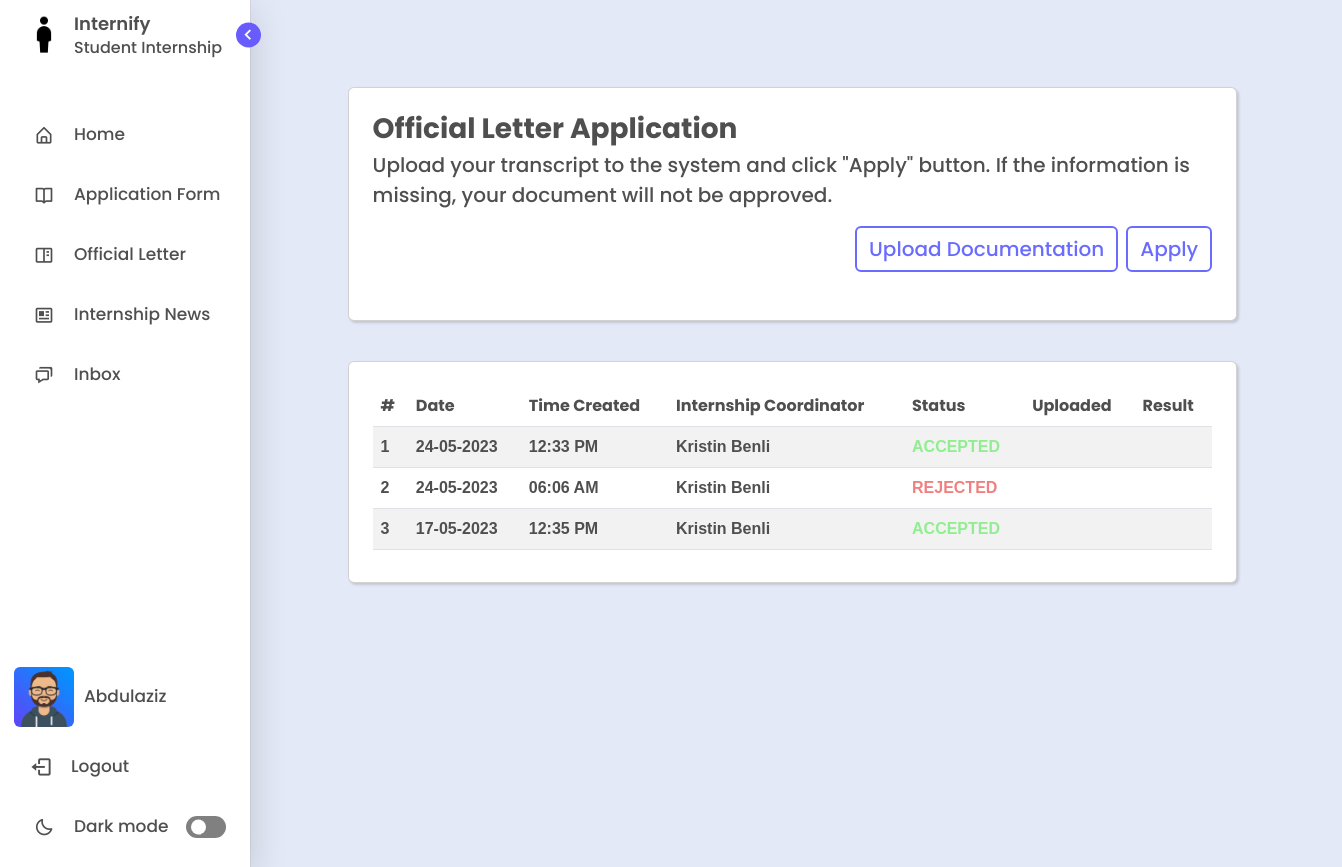
The app's page /official-letter/ (signed in), older data.
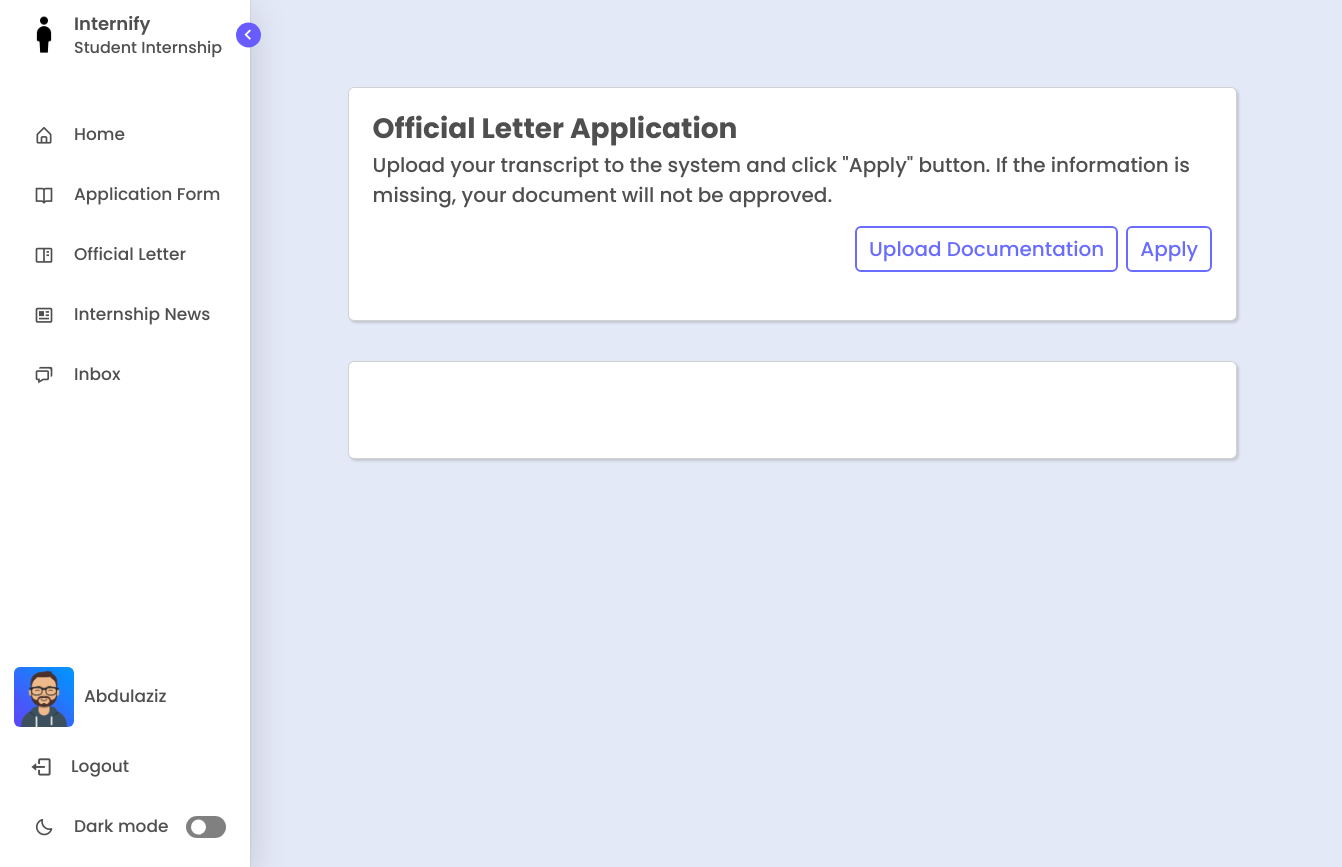
The same page, newer data.
### management/models.py (models this page shows, shortened)
class User(AbstractBaseUser, PermissionsMixin):
    GENDER_CHOICES = (
        ('M', 'Male'),
        ('F', 'Female'),
    )
    first_name = models.CharField(max_length=100)
    last_name = models.CharField(max_length=100)
    email = models.EmailField(unique=True)
    gender = models.CharField(max_length=1, choices=GENDER_CHOICES)
    photo = models.ImageField(upload_to='users', null=True, blank=True)
    last_login = models.DateTimeField(auto_now=True)
    is_active = models.BooleanField(default=True)
    is_staff = models.BooleanField(default=False)
    is_superuser = models.BooleanField(default=False)
    objects = CustomUserManager()
    USERNAME_FIELD = 'email'
    REQUIRED_FIELDS = ['first_name', 'last_name', 'gender',  'password']

class BaseAbstractModel(models.Model):
    is_visible = models.BooleanField(default=True, verbose_name='Visibility')
    date_created = models.DateTimeField(auto_now_add=True)
    date_updated = models.DateTimeField(auto_now=True)
    class Meta:
        abstract = True

class Application(BaseAbstractModel):
    STATUS_CHOICES = (
        ('W', 'Waiting'),
        ('R', 'Rejected'),
        ('P', 'Pending'),
        ('A', 'Accepted'),
    )
    TYPE_CHOICES = (
        ('L', 'Letter'),
        ('I', 'Internship'),
    )
    student = models.ForeignKey(Student, on_delete=CASCADE)
    coordinator = models.ForeignKey(InternshipCoordinator, on_delete=CASCADE)
    employee = models.ForeignKey(CareerCenterEmployee, on_delete=CASCADE)
    status = models.CharField(max_length=1, choices=STATUS_CHOICES)
    type = models.CharField(max_length=1, choices=TYPE_CHOICES, default='I')

class InternshipCoordinator(BaseAbstractModel):
    coordinator_id = models.CharField(max_length=20, primary_key=True, unique=True)
    department = models.ForeignKey(Department, on_delete=CASCADE)
    faculty = models.ForeignKey(Faculty, on_delete=CASCADE)
    user = models.ForeignKey(User, on_delete=CASCADE)

### management/views.py (the view, shortened to what this page needs)
# urls.py: path('official-letter/', views.officialletter, name = "officialletter"),
def officialletter(request):
	user = request.user
	student = Student.objects.get(user=user)
	applications = Application.objects.filter(student=student, type='L').order_by('-date_created')
	documents = Document.objects.filter(application__in=applications)
	context = {
		'applications': applications,
		'documents': documents
	}
	return render(request, "student/officialletter.html", context)

### templates/student/officialletter.html (shortened to what this page needs)
{% extends "layout.html" %}
{% load l10n %}
{% load static %}
{% block content %}
  <div class="home" style="margin-left:11%; margin-top:5%;">
    <div class="float-container">
      <div class="float-child-left">
        <div class="col-lg-12">
          <div class="card p-4">
            <header class = "mb-4" style="text-align: start;">
              <form enctype="multipart/form-data" action="{% url 'officialletter' %}" method="POST">
              <a>
                <h3 class="fw-bolder mb-1 text">Official Letter Application</h3>
              </a>
              <p class="text lead">Upload your transcript to the system and click "Apply" button. If the information is missing, your document will not be approved.</p>
              <button type="submit" class="btn btn-outline-primary" style="float:right;">
                <span class="d-none d-sm-block"> Apply</span>
              </button>
                <label for="upload" class="btn btn-outline-primary me-2" tabindex="0" style="float:right;">
                  <span class="d-none d-sm-block">Upload Documentation</span>
                </label>
              </form>
             </header>
          </div>
          <div class="col-lg-12">
            <div class="card p-4" style="margin-top:40px; max-height: 500px; overflow-y: scroll;">
              <header class = "mb-2" style="text-align: start;">
                <table id="example" class="table table-striped" style="width:100%; margin-bottom: auto;">
                  {% if applications.count > 0 %}
                  <thead>
                    <tr>
                      <th class="text" style="font-weight: bold;">#</th>
                      <th class="text" style="font-weight: bold;">Date</th>
                      <th class="text" style="font-weight: bold;">Time Created</th>
                      <th class="text" style="font-weight: bold;">Internship Coordinator</th>
                      <th class="text" style="font-weight: bold;">Status</th>
					  <th class="text" style="font-weight: bold;">Uploaded</th>
					  <th class="text" style="font-weight: bold;">Result</th>
                    </tr>
                  </thead>
				  <tbody>
                      {% for application in applications %}
                        <tr>
                          <td class="text" style="font-weight: bold; font-family:Arial, Helvetica, sans-serif;">{{forloop.counter}}</td>
                          <td class="text" style="font-weight: bold; font-family:Arial, Helvetica, sans-serif;">{{application.date_created|date:"d-m-Y" }}</td>
                          <td class="text" style="font-weight: bold; font-family:Arial, Helvetica, sans-serif;">{{application.date_created|date:"h:i A"}}</td>
                          <td class="text" style="font-weight: bold; font-family:Arial, Helvetica, sans-serif;">{{application.coordinator.user.first_name}} {{application.coordinator.user.last_name}}</td>
						  {% if application.status == 'W' %}
                            <td>
                              <span style="color: lightskyblue; font-weight: bold; font-family: Arial, Helvetica, sans-serif;">
                                WAITING
                              </span>
                            </td>
							<td>
								{% for document in documents %}
									{% if document.application.id == application.id and document.type == 'S' %}
										<a href="{{document.document.url}}" target="_blank" class="text" style="text-decoration: none;">
											<span><i class='bx bx-show'></i></span>
										</a>
									{% endif %}
								{% endfor %}
							</td>
							<td></td>
                          {% elif application.status == 'A' %}
                            <td>
                              <span style="color: lightgreen; font-weight: bold; font-family: Arial, Helvetica, sans-serif;">
                                ACCEPTED
                              </span>
                            </td>
							<td>
							</td>
							<td>
							</td>
						{% else %}
                            <td>
                              <span style="color: lightcoral; font-weight: bold; font-family: Arial, Helvetica, sans-serif;">
                                REJECTED
                              </span>
                            </td>
							<td>
							</td>
							<td></td>
                          {% endif %}
                        </tr>
						{% endfor %}
					</tbody>
                    {% else %}
					<tr>
                      <p class='text-center text-white'>No records!</p>
                    </tr>
                    {% endif %}
                </table>
              </header>
            </div>
          </div>
        </div>
      </div>
    </div>
  </div>
  {% endblock content %}

### templates/layout.html (shortened to what this page needs)
{% load static %}
<!DOCTYPE html>
<html lang="en">
<head>
    <link href="https://cdn.jsdelivr.net/npm/bootstrap@5.3.0-alpha3/dist/css/bootstrap.min.css" rel="stylesheet">
    <link href='https://unpkg.com/boxicons@2.0.7/css/boxicons.min.css' rel='stylesheet'>
    <link href="https://maxcdn.bootstrapcdn.com/font-awesome/4.3.0/css/font-awesome.min.css" rel="stylesheet">
</head>
<body>
    {% include 'includes/sidebar.html' %}
    {% block content %}{% endblock content %}
</body>
</html>

### templates/includes/sidebar.html (shortened to what this page needs)
<!DOCTYPE html>
{% load static %}
<html lang="en">
<head>
    <link href='https://unpkg.com/boxicons@2.1.1/css/boxicons.min.css' rel='stylesheet'>
</head>
<body>
    <nav class="sidebar open">
        <header>
            <div class="image-text">
                <span class="image">
                    <a href="/home"><img id="my-image" src="{% static 'assets/img/logo.png' %}" alt=""></a>
                </span>
                <div class="text logo-text">
                    <a href="/home" style="text-decoration: none; color: var(--text-color);"><span class="name">Internify</span></a>
                    <span class="profession">Student Internship</span>
                </div>
            </div>
            <i class='bx bx-chevron-right toggle'></i>
        </header>
        <div class="menu-bar">
            <div class="menu">
                <li class="nav-link">
                    <a href="{% url 'index' %}">
                        <i class='bx bx-home-alt icon' ></i>
                        <span class="text nav-text">Home</span>
                    </a>
                </li>
                {% for group in request.user.groups.all %}
                    {% if group.name == 'Student' %}
                        <li class ="nav-link">
                            <a href="/application-form">
                                <i class='bx bx-book-open icon'></i>
                                <span class="text nav-text">Application Form</span>
                            </a>
                        </li>
                        <li class ="nav-link">
                            <a href="/official-letter">
                                <i class='bx bx-book-content icon' ></i>
                                <span class="text nav-text">Official Letter</span>
                            </a>
                        </li>
                        <li class="nav-link">
                            <a href="/internship-opportunities">
                              <i class='bx bx-news icon' ></i>
                              <span class="text nav-text">Internship News</span>
                            </a>
                        </li>
                    {% endif %}
                {% endfor %}
                <li class="nav-link">
                    <a href="/inbox">
                        <i class='bx bx-chat icon' ></i>
                        <span class="text nav-text">Inbox</span>
                    </a>
                </li>
            </div>
            <div class="bottom-content">
                <li class="nav-link">
                    <a href="/profile">
                        <img src="
                                {% if request.user.photo%}
                                    {{ request.user.photo.url }}
                                {% elif request.user.gender == 'M' %}
                                    {% static 'assets/img/avatars/male_avatar.png' %}
                                {% else %}
                                    {% static 'assets/img/avatars/female_avatar.png' %}
                                {% endif %}
                                "
                                alt="user-avatar"
                            class="d-block rounded" height="60" width="60" id="uploadedAvatar" />
                        <span class="text nav-text" style="margin-left:10px;"> {{user.first_name}}</span>
                    </a>
                </li>
                <li class="nav-link">
                    <a href="/logout">
                        <i class='bx bx-log-out icon' style="font-size:23px; margin-left:-3px;"></i>
                        <span class="text nav-text">Logout</span>
                    </a>
                </li>
                <li class="mode">
                    <div class="sun-moon">
                        <i class='bx bx-moon icon moon'></i>
                    </div>
                    <span class="mode-text text">Dark mode</span>
                    <div class="toggle-switch">
                        <span class="switch"></span>
                    </div>
                </li>
            </div>
        </div>
    </nav>
</body>
</html>

### templates/includes/sidebar.html (style rules this page uses)
* { margin: 0; padding: 0; box-sizing: border-box; font-family: 'Poppins', sans-serif; }
:root { --body-color: #E4E9F7; --sidebar-color: #FFF; --primary-color: #695CFE; --primary-color-light: white; --purple-text-color: #696CFF; --toggle-color: gray; --text-color: #4f4f4f; --tran-03: all 0.2s ease; --tran-03: all 0.3s ease; --tran-04: all 0.3s ease; --tran-05: all 0.3s ease; }
body { min-height: 100vh; background-color: var(--body-color); transition: var(--tran-05); overflow-x: hidden; }
.sidebar { position: fixed; top: 0; left: 0; height: 100%; width: 250px; padding: 10px 14px; background: var(--sidebar-color); transition: var(--tran-05); z-index: 100; box-shadow: rgba(0, 0, 0, 0.16) 0px 10px 36px 0px, rgba(0, 0, 0, 0.06) 0px 0px 0px 1px; }
.sidebar li { height: 50px; list-style: none; display: flex; align-items: center; margin-top: 10px; }
.sidebar header .image, .sidebar .icon { min-width: 60px; border-radius: 6px; }
.sidebar .icon { min-width: 60px; border-radius: 6px; height: 100%; display: flex; align-items: center; justify-content: center; font-size: 20px; }
.sidebar .text, .sidebar .icon { color: var(--text-color); transition: var(--tran-03); }
.sidebar .text { font-size: 17px; font-weight: 500; white-space: nowrap; opacity: 1; }
.sidebar header { position: relative; }
.sidebar header .image-text { display: flex; align-items: center; }
.sidebar header .logo-text { display: flex; flex-direction: column; }
header .image-text .name { margin-top: 2px; font-size: 18px; font-weight: 600; }
header .image-text .profession { font-size: 16px; margin-top: -2px; display: block; }
.sidebar header .image { display: flex; align-items: center; justify-content: center; }
.sidebar header .image img { width: 40px; border-radius: 6px; }
.sidebar header .toggle { position: absolute; top: 50%; right: -25px; transform: translateY(-50%) rotate(180deg); height: 25px; width: 25px; background-color: var(--primary-color); color: var(--sidebar-color); border-radius: 50%; display: flex; align-items: center; justify-content: center; font-size: 22px; cursor: pointer; transition: var(--tran-05); }
.sidebar .menu { margin-top: 40px; }
.sidebar li a { list-style: none; height: 100%; background-color: transparent; display: flex; align-items: center; height: 100%; width: 100%; border-radius: 6px; text-decoration: none; transition: var(--tran-03); }
.sidebar .menu-bar { height: calc(100% - 55px); display: flex; flex-direction: column; justify-content: space-between; overflow-y: scroll; }
.sidebar .menu-bar .mode { border-radius: 6px; background-color: var(--primary-color-light); position: relative; transition: var(--tran-05); }
.menu-bar .mode .sun-moon { height: 50px; width: 60px; }
.mode .sun-moon i { position: absolute; }
.bottom-content .nav-link { margin-top:20px; }
.menu-bar .bottom-content .toggle-switch { position: absolute; right: 0; height: 100%; min-width: 60px; display: flex; align-items: center; justify-content: center; border-radius: 6px; cursor: pointer; }
.toggle-switch .switch { position: relative; height: 22px; width: 40px; border-radius: 25px; background-color: var(--toggle-color); transition: var(--tran-05); }
.switch::before { content: ''; position: absolute; height: 15px; width: 15px; border-radius: 50%; top: 50%; left: 5px; transform: translateY(-50%); background-color: var(--sidebar-color); transition: var(--tran-04); }
.home { position: absolute; top: 0; top: 0; left: 180px; height: 100vh; width: calc(100% - 180px); background-color: var(--body-color); transition: var(--tran-05); }
.home .text { font-weight: 500; color: var(--text-color); }
.card { background-color: var(--primary-color-light); box-shadow: rgba(0, 0, 0, 0.15) 1.95px 1.95px 2.6px; }
.btn-outline-primary { font-size: 20px; font-weight: 500; color: var(--purple-text-color); background-color: var(--primary-color-light); border: 2px solid var(--purple-text-color); }

### templates/student/officialletter.html (style rules this page uses)
body { overflow:hidden; }
.float-child-left { width: 80%; float: left; padding: 20px; }

Row changes from the older to the newer data that the page shows:
removed Application: date_created "24-05-2023", date_created "12:33 PM", coordinator.user.first_name "Kristin", coordinator.user.last_name "Benli", status "ACCEPTED"
removed Application: date_created "24-05-2023", date_created "06:06 AM", coordinator.user.first_name "Kristin", coordinator.user.last_name "Benli", status "REJECTED"
removed Application: date_created "17-05-2023", date_created "12:35 PM", coordinator.user.first_name "Kristin", coordinator.user.last_name "Benli", status "ACCEPTED"
Text that changed along with them:
text no longer shown: "# Date Time Created Internship Coordinator Status Uploaded Result"
